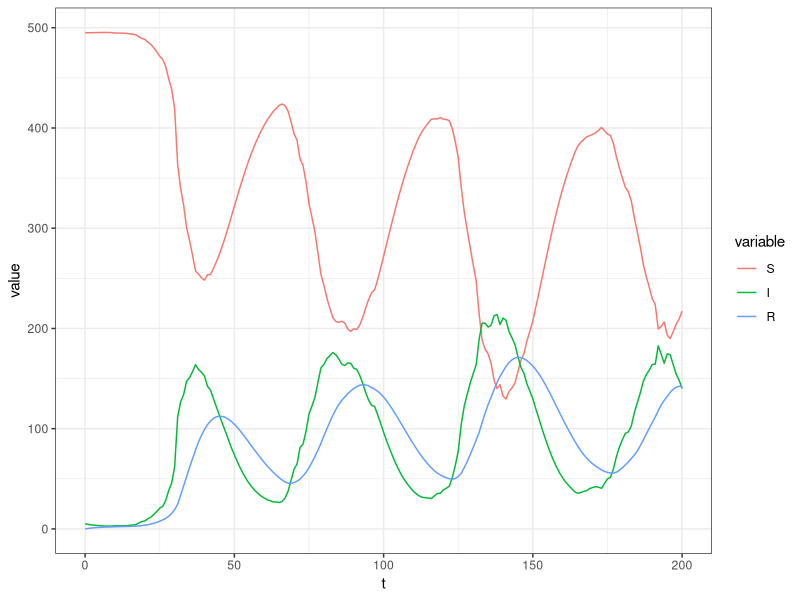
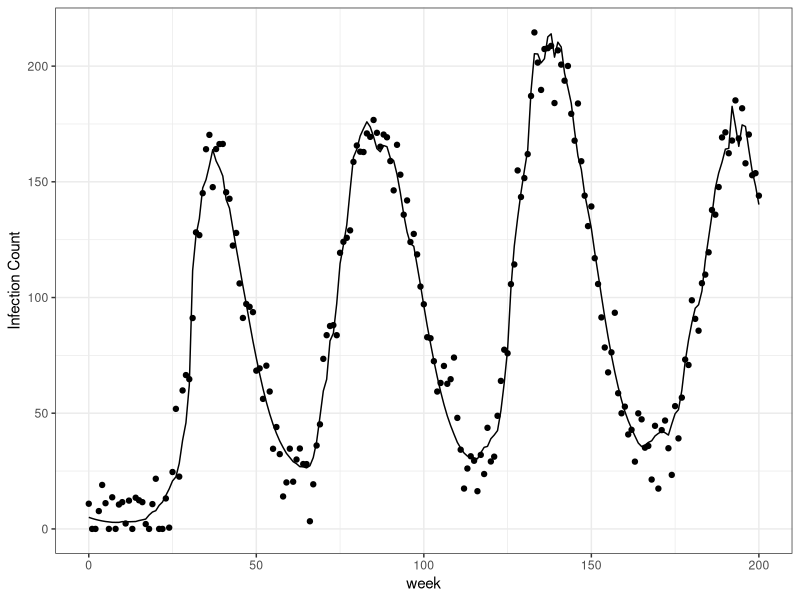

Recreate these plots in R, in order.
library(ggplot2)
library(reshape2)

StocSIR <- function(y, pars, T, steps) {

	out <- matrix(NA, nrow = (T+1), ncol = 4)

	R0 <- pars[['R0']]
	r <- pars[['r']]
	gam <- pars[['gam']]
	N <- pars[['N']]
	eta <- pars[['eta']]
	berr <- pars[['berr']]
    fr <- pars[['fr']]

	S <- y[['S']]
	I <- y[['I']]
	R <- y[['R']]

	B0 <- R0 * r / N
	B <- B0

	out[1,] <- c(S,I,R,B)

	h <- 1 / steps

	for ( i in 1:(T*steps) ) {

        Bfac <- 1/2 - cos((2*pi/365)*i)/2

		B <- exp( log(B) + eta*(log(B0) - log(B)) + rnorm(1, 0, berr) )

		BSI <- Bfac * B*S*I
		rI <- r*I
        frR <- fr*R 

		dS <- -BSI + frR
		dI <- BSI - rI
		dR <- rI - frR

		S <- S + h*dS  #newInf
		I <- I + h*dI  #newInf - h*dR
		R <- R + h*dR  #h*dR

		if (i %% steps == 0)
			out[i/steps+1,] <- c(S,I,R,B)

	}

	return(out)

}

set.seed(1001)

T 		<- 200
i_infec <- 5
steps 	<- 7
N 		<- 500
sigma 	<- 10

pars <- c(R0 = 3.0, 	  # new infected people per infected person
          r = 0.1, 		  # recovery rate
          gam = 2, 		  # new infected shock intensity
		  N = 500,        # population size
		  eta = 0.5, 	  # geometric random walk
		  berr = 0.5,  # Beta geometric walk noise
          fr = 0.1)       # resuceptibility rate

true_init_cond <- c(S = N - i_infec,
					I = i_infec,
					R = 0)

sdeout <- StocSIR(true_init_cond, pars, T, steps)
colnames(sdeout) <- c('S','I','R','B')

long = melt(data.frame(t = 0:T, sdeout[,c("S","I","R")]), "t")

quartz()
ggplot(data = long, aes (t, value, color = variable)) +
    geom_line() +
    theme_bw()

infec_counts_raw <- sdeout[,'I'] + rnorm(T+1, 0, sigma)
infec_counts     <- ifelse(infec_counts_raw < 0, 0, infec_counts_raw)

quartz()
qplot(0:T, sdeout[,'I'], geom = "line", xlab = "week", ylab = "Infection Count") +
    geom_point(aes(y = infec_counts)) +
    theme_bw()